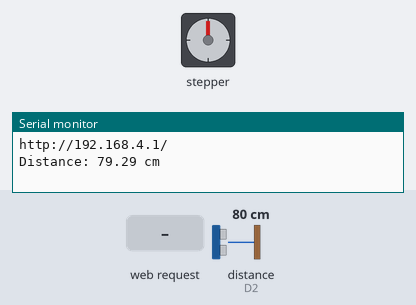
Simulated run of this sketch. Board: ESP8266 (NodeMCU). On the bench: stepper motor, the last lines printed to the serial monitor. Wiring (inferred from the names in the program): ultrasonic range finder: trigger D1; echo D2. Inputs (shaded band) come from the test bench; at power-on: distance to the obstacle (sensor on D2) 80 cm. The echo pulse lasts 58.3 µs per cm; stepper angles assume 2048 steps per turn.

Above: at 0.16 s.
At 1.2 s:
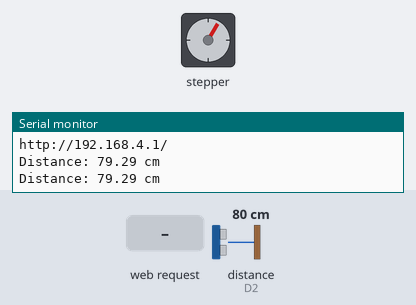
1.3 s: HTTP request GET /rotate?degree=120&ccw=120 received
At 3.21 s:
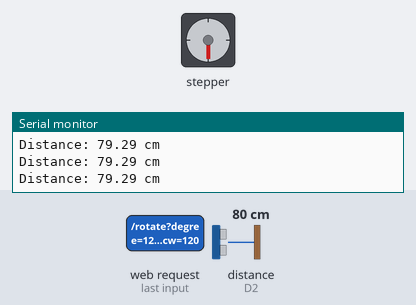
Timing chart, 0 to 14.3 s (numbered marks = the images above; inputs shaded):
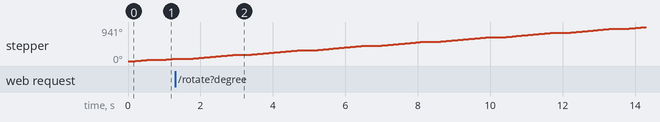

The sketch:

dongcobuoc_cambiensieuam.ino
```cpp
#include <ESP8266WiFi.h>
#include <ESPAsyncTCP.h>
#include <ESPAsyncWebServer.h>
#include <Stepper.h>

//Buoc: 5V - GND arduino, 12v - 5v arduino, 4 chan D3456
// CB sieu am: Vcc - 3.3V cua esp...
// Network credentials
const char *SSID = "ESP8266-Trang";
const char *PSWD = "";

// Ultrasonic Sensor
const int TRIG_PIN = D1; // Trigger pin
const int ECHO_PIN = D2; // Echo pin
float distance;
char distance_buf[8];

// Step Motor
#define STEPS 2048
#define IN1 D3
#define IN2 D4
#define IN3 D5
#define IN4 D6
Stepper stepper(STEPS, IN1, IN3, IN2, IN4);
const int step_speed = 15;
int step_num = STEPS / 12;
int step_delay = 200;
int step_dir = 1;

// Create AsyncWebServer object on port 80
AsyncWebServer server(80);

void setup() {
  Serial.begin(115200);

  // Ultrasonic Sensor
  pinMode(TRIG_PIN, OUTPUT);
  pinMode(ECHO_PIN, INPUT);

  // Step motor
  stepper.setSpeed(step_speed);

  // WiFi softAP
  WiFi.softAP(SSID, PSWD);
  IPAddress myIP = WiFi.softAPIP();
  Serial.print("http://");
  Serial.print(myIP);
  Serial.println("/");

  // Web server routes
  server.on("/", HTTP_GET, [](AsyncWebServerRequest *request) {
    request->send(200, "text/html", R"rawliteral(
<!DOCTYPE html>
<html lang="en">
<head>
  <meta charset="UTF-8">
  <meta name="viewport" content="width=device-width, initial-scale=1.0">
  <title>ESP8266 Web Server</title>
  <style>
    html {
      font-family: Arial;
      display: inline-block;
      margin: 0px auto;
      text-align: center;
    }
    h1 {
      color: #0F3376;
      padding: 2vh;
    }
    p {
      font-size: 1.5rem;
    }
    .button {
      display: inline-block;
      background-color: #008CBA;
      border: none;
      border-radius: 4px;
      color: white;
      padding: 16px 40px;
      font-size: 30px;
      margin: 2px;
      cursor: pointer;
    }
    .units {
      font-size: 1.2rem;
    }
    .sensor-labels {
      font-size: 1.5rem;
      vertical-align: middle;
      padding-bottom: 15px;
    }
  </style>
</head>
<body>
  <h1>ESP8266 Web Server</h1>
  <h1>Ultrasonic Sensor</h1>
  <p>
    <span class="sensor-labels">Distance</span>
    <span id="distance"></span>
    <sup class="units">cm</sup>
  </p>
  <h1>Step Motor</h1>
  <form action="">
    <label for="rotate-degree">Enter Degree</label>
    <input type="number" id="rotate-degree" name="rotate-degree" min="1" max="360" placeholder="Enter angle (1-360)">
    <br>
    <input type="checkbox" name="CCW-checkbox" id="CCW-checkbox">
    <label for="CCW-checkbox">CCW</label>
    <br>
    <input type="button" id="submit-btn" value="Rotate" class="button" onclick="rotateStepper()">
  </form>
  <script>
    setInterval(() => {
      fetch('/distance')
        .then(response => response.text())
        .then(distance => {
          document.getElementById("distance").textContent = distance;
        });
    }, 200);

    function rotateStepper() {
      let degree = document.getElementById("rotate-degree").value;
      let ccw_checkbox = document.getElementById("CCW-checkbox").checked;
      if (degree && degree > 0 && degree <= 360) {
        let ccw = ccw_checkbox ? "true" : "false";
        fetch(`/rotate?degree=${degree}&ccw=${ccw}`)
          .then(response => response.text())
          .then(message => {
            alert(message);
          });
      } else {
        alert("Please enter a valid degree (1-360).");
      }
    }
  </script>
</body>
</html>
    )rawliteral");
  });

  server.on("/distance", HTTP_GET, [](AsyncWebServerRequest *request) {
    dtostrf(distance, 6, 2, distance_buf);
    request->send(200, "text/plain", distance_buf);
  });

  server.on("/rotate", HTTP_GET, [](AsyncWebServerRequest *request) {
    if (request->hasParam("degree") && request->hasParam("ccw")) {
      int degree = request->getParam("degree")->value().toInt();
      if (degree > 0 && degree <= 360) { // Kiểm tra độ hợp lệ
        step_num = degree / 360.0 * STEPS;
        String ccw = request->getParam("ccw")->value();
        step_dir = (ccw == "true") ? -1 : 1;
        request->send(200, "text/plain", "Rotation successful");
      } else {
        request->send(400, "text/plain", "Invalid degree value. Must be between 1 and 360.");
      }
    } else {
      request->send(400, "text/plain", "Missing degree or ccw parameter.");
    }
  });

  server.begin();
}

void loop() {
  // Measure distance using ultrasonic sensor
  digitalWrite(TRIG_PIN, LOW);
  delayMicroseconds(2);
  digitalWrite(TRIG_PIN, HIGH);
  delayMicroseconds(10);
  digitalWrite(TRIG_PIN, LOW);

  long duration = pulseIn(ECHO_PIN, HIGH);
  distance = (duration * 0.034) / 2.0;

  // Debug to Serial Monitor
  Serial.print("Distance: ");
  Serial.print(distance);
  Serial.println(" cm");

  delay(200);
  stepper.step(step_num * step_dir);
  delay(step_delay);
}
```
